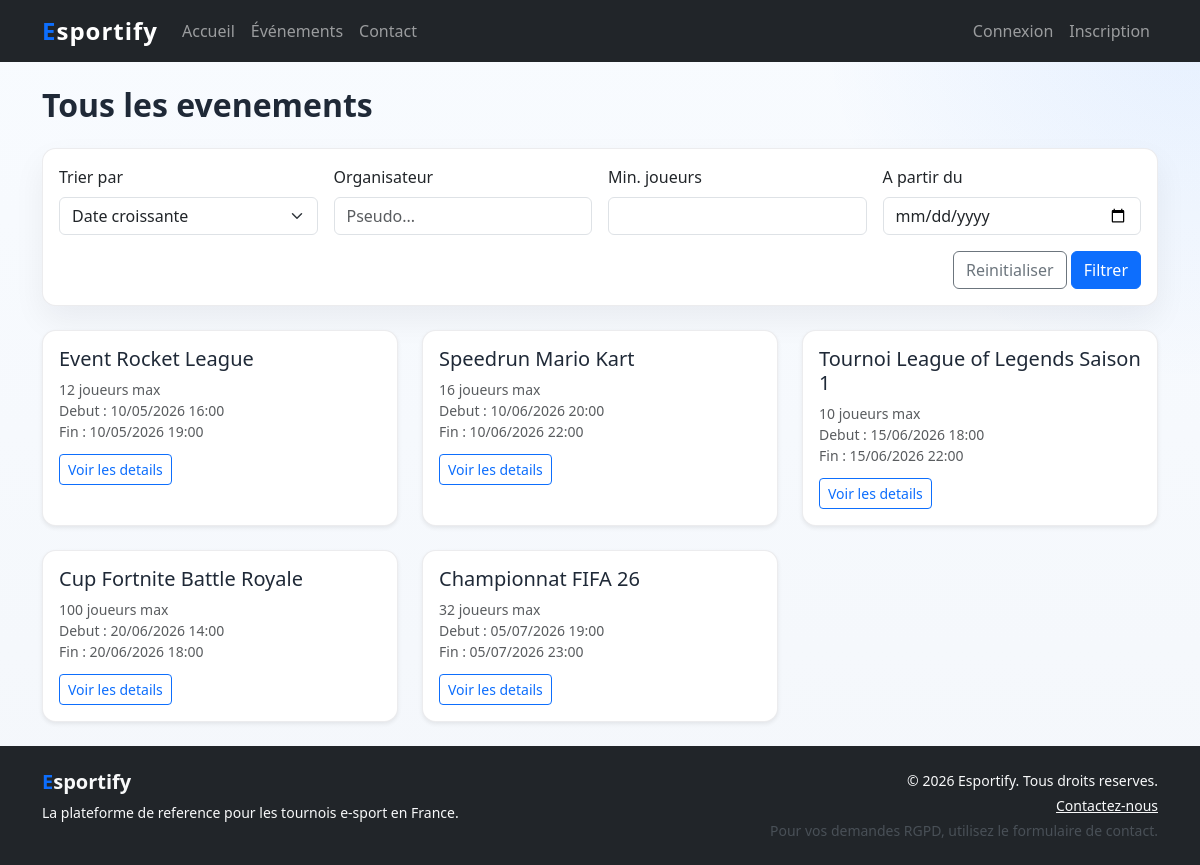
Screenshot of /public/events.php with the database file from the repository.
### tables this page shows
CREATE TABLE events (
    id INT AUTO_INCREMENT PRIMARY KEY,
    title VARCHAR(150) NOT NULL,
    description TEXT,
    max_players INT NOT NULL DEFAULT 10,
    start_date DATETIME NOT NULL,
    end_date DATETIME NOT NULL,
    organizer_id INT NOT NULL,
    image_url VARCHAR(255) NULL,
    status ENUM('en_attente', 'valide', 'non_valide', 'suspendu') DEFAULT 'en_attente',
    visible TINYINT(1) DEFAULT 0,
    started TINYINT(1) DEFAULT 0,
    started_at DATETIME NULL,
    created_at DATETIME DEFAULT CURRENT_TIMESTAMP,
    updated_at DATETIME DEFAULT CURRENT_TIMESTAMP ON UPDATE CURRENT_TIMESTAMP,
    FOREIGN KEY (organizer_id) REFERENCES users(id) ON DELETE CASCADE,
    INDEX idx_status (status),
    INDEX idx_visible (visible),
    INDEX idx_start_date (start_date),
    INDEX idx_organizer (organizer_id)
);

### includes/functions.php (called while the page is built, shortened)
<?php
function e(?string $text): string {
    return htmlspecialchars($text ?? '', ENT_QUOTES, 'UTF-8');
}
function getVisibleEvents(PDO $pdo, array $filters = []): array {
    $sql = "SELECT e.*, ei.image_path AS main_image_path, u.pseudo as organizer_pseudo
            FROM events e
            LEFT JOIN event_images ei ON ei.event_id = e.id AND ei.is_main = 1
            JOIN users u ON e.organizer_id = u.id
            WHERE e.visible = 1 AND e.status = 'valide'";
    $params = [];
    $sort = $filters['sort'] ?? 'date_asc';
    switch ($sort) {
        default:
            $sql .= " ORDER BY e.start_date ASC";
    }
    $stmt = $pdo->prepare($sql);
    $stmt->execute($params);
    $events = $stmt->fetchAll();
    return $events;
}
?>

### public/events.php (the view, shortened to what this page needs)
<?php
require_once __DIR__ . '/../includes/header.php';
$events = getVisibleEvents($pdo);
?>
<h2 class="fw-bold mb-4">Tous les evenements</h2>
<div class="card mb-4">
    <div class="card-body">
        <form id="filterForm" class="row g-3">
            <div class="col-md-3">
                <label for="sort" class="form-label">Trier par</label>
                <select id="sort" name="sort" class="form-select">
                    <option value="date_asc">Date croissante</option>
                </select>
            </div>
            <div class="col-md-3">
                <label for="organizer" class="form-label">Organisateur</label>
                <input type="text" id="organizer" name="organizer" class="form-control" placeholder="Pseudo...">
            </div>
            <div class="col-md-3">
                <label for="min_players" class="form-label">Min. joueurs</label>
                <input type="number" id="min_players" name="min_players" class="form-control" min="1">
            </div>
            <div class="col-md-3">
                <label for="date_from" class="form-label">A partir du</label>
                <input type="date" id="date_from" name="date_from" class="form-control">
            </div>
            <div class="col-12 text-end">
                <button type="button" id="resetFilters" class="btn btn-outline-secondary">Reinitialiser</button>
                <button type="submit" class="btn btn-primary">Filtrer</button>
            </div>
        </form>
    </div>
</div>
<div id="eventsContainer" class="row g-4">
    <?php foreach ($events as $event): ?>
        <div class="col-md-4 event-card" data-id="<?= (int)$event['id'] ?>">
            <div class="card h-100 shadow-sm">
                <div class="card-body">
                    <h5 class="card-title"><?= e($event['title']) ?></h5>
                    <p class="card-text text-muted small mb-1">
                        <?= (int)$event['max_players'] ?> joueurs max<br>
                        Debut : <?= date('d/m/Y H:i', strtotime($event['start_date'])) ?><br>
                        Fin : <?= date('d/m/Y H:i', strtotime($event['end_date'])) ?>
                    </p>
                    <button class="btn btn-outline-primary btn-sm mt-2 btn-details" data-id="<?= (int)$event['id'] ?>">
                        Voir les details
                    </button>
                </div>
            </div>
        </div>
    <?php endforeach; ?>
</div>
<?php require_once __DIR__ . '/../includes/footer.php'; ?>

### assets/css/style.css (style rules this page uses)
:root { --app-bg: #f4f7fb; --app-surface: #ffffff; --app-text: #1f2937; --app-muted: #64748b; --app-primary: #0d6efd; --app-primary-hover: #0b5ed7; --app-dark: #111827; --app-border: rgba(15, 23, 42, 0.08); --app-focus: #005fcc; }
html, body { height: 100%; }
body { display: flex; flex-direction: column; font-family: "Segoe UI", Tahoma, Geneva, Verdana, sans-serif; color: var(--app-text); background: radial-gradient(circle at top right, rgba(13, 110, 253, 0.08), transparent 24rem), linear-gradient(180deg, #f8fbff 0%, var(--app-bg) 100%); }
.card { border: 1px solid var(--app-border); border-radius: 0.85rem; background: var(--app-surface); box-shadow: 0 14px 32px rgba(15, 23, 42, 0.06); }
.card-title { color: var(--app-text); }
.btn-primary { background-color: var(--app-primary); border-color: var(--app-primary); }
.event-card, .card.shadow-sm { transition: transform 0.2s ease-in-out, box-shadow 0.2s ease-in-out; }

### rows the page displays
events: title "Event Rocket League", max_players "12", start_date "10/05/2026 16:00", end_date "10/05/2026 19:00"
events: title "Speedrun Mario Kart", max_players "16", start_date "10/06/2026 20:00", end_date "10/06/2026 22:00"
events: title "Tournoi League of Legends Saison 1", max_players "10", start_date "15/06/2026 18:00", end_date "15/06/2026 22:00"
events: title "Cup Fortnite Battle Royale", max_players "100", start_date "20/06/2026 14:00", end_date "20/06/2026 18:00"
events: title "Championnat FIFA 26", max_players "32", start_date "05/07/2026 19:00", end_date "05/07/2026 23:00"
